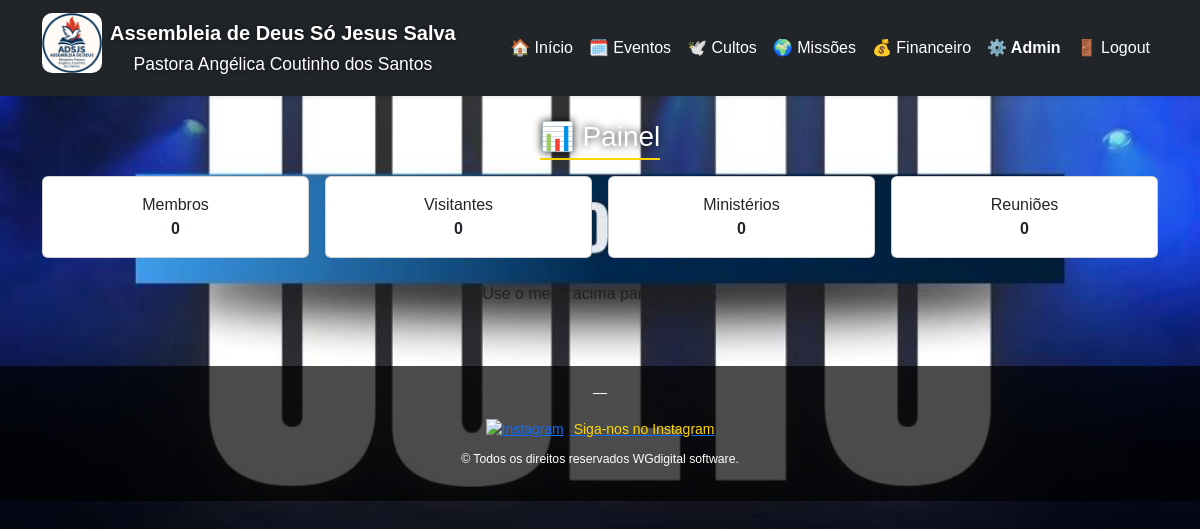
The page /dashboard/ (signed in) on the database its author committed.
### core/models.py (models this page shows, shortened)
class ConfigPortal(models.Model):
    nome_igreja = models.CharField(
        "Nome da Igreja",
        max_length=150,
        default="Assembleia de Deus Só Jesus Salva",
    )
    pastor = models.CharField(
        "Pastor Responsável",
        max_length=100,
        blank=True,
        null=True,
        default="Pastora Angélica Coutinho dos Santos",
    )
    mensagem_boas_vindas = models.TextField(
        "Mensagem de boas-vindas",
        blank=True,
        null=True,
        help_text="Texto exibido na página inicial do portal.",
    )
    logo = models.ImageField(
        "Logo da Igreja",
        upload_to="config/",
        blank=True,
        null=True,
    )
    plano_fundo = models.ImageField(
        "Plano de Fundo",
        upload_to="config/",
        blank=True,
        null=True,
        help_text="Imagem usada como plano de fundo do site.",
    )
    atualizado_em = models.DateTimeField("Última atualização", auto_now=True)
    class Meta:
        verbose_name = "Configuração do Portal"
        verbose_name_plural = "Configurações do Portal"

### core/views.py (the view)
# urls.py: path('dashboard/', views.dashboard, name='dashboard'),
@login_required
def dashboard(request):
    ctx = {
        "membros_total": Membro.objects.count(),
        "visitantes_total": Visitante.objects.count(),
        "ministerios_total": Ministerio.objects.count(),
        "reunioes_total": EscalaServico.objects.count(),
    }
    return render(request, "core/dashboard.html", ctx)

### core/context_processors.py (called while the page is built)
def config(request):
    try:
        return {'config': ConfigPortal.objects.first()}
    except:
        return {'config': None}

### core/templates/core/dashboard.html
{% extends "core/base.html" %}
{% block content %}
<h3 class="mb-3">📊 Painel</h3>
<div class="row g-3">
  <div class="col-6 col-md-3"><div class="card text-center p-3">Membros<br><b>{{ membros_total }}</b></div></div>
  <div class="col-6 col-md-3"><div class="card text-center p-3">Visitantes<br><b>{{ visitantes_total }}</b></div></div>
  <div class="col-6 col-md-3"><div class="card text-center p-3">Ministérios<br><b>{{ ministerios_total }}</b></div></div>
  <div class="col-6 col-md-3"><div class="card text-center p-3">Reuniões<br><b>{{ reunioes_total }}</b></div></div>
</div>
<p class="mt-4">Use o menu acima para navegar.</p>
{% endblock %}

### core/templates/core/base.html (shortened to what this page needs)
{% load static %}
<!DOCTYPE html>
<html lang="pt-br">
<head>
  <link href="https://cdn.jsdelivr.net/npm/bootstrap@5.3.0/dist/css/bootstrap.min.css" rel="stylesheet" />
  <link rel="stylesheet" href="{% static 'css/style.css' %}">
</head>
<body
  {% if config and config.plano_fundo %}
    style="background-image: url('{{ config.plano_fundo.url }}');
           background-repeat: no-repeat;
           background-position: center;
           background-size: cover;"
  {% endif %}
>
<header class="navbar navbar-expand-lg navbar-dark bg-dark shadow-sm">
  <div class="container">
    <a class="navbar-brand d-flex align-items-center" href="{% url 'index' %}">
      {% if config and config.logo %}
        <img src="{{ config.logo.url }}" alt="Logo" class="igreja-logo me-2">
      {% endif %}
      <div>
        <strong>{{ config.nome_igreja|default:"Igreja Evangélica" }}</strong><br>
        <small>{{ config.pastor|default:"Pastor(a)" }}</small>
      </div>
    </a>
    <div class="collapse navbar-collapse justify-content-end" id="navbarNav">
      <ul class="navbar-nav">
        <li class="nav-item"><a class="nav-link" href="{% url 'index' %}">🏠 Início</a></li>
        <li class="nav-item"><a class="nav-link" href="{% url 'eventos' %}">🗓️ Eventos</a></li>
        <li class="nav-item"><a class="nav-link" href="{% url 'cultos' %}">🕊️ Cultos</a></li>
        <li class="nav-item"><a class="nav-link" href="{% url 'missoes' %}">🌍 Missões</a></li>
        <li class="nav-item"><a class="nav-link" href="{% url 'financeiro' %}">💰 Financeiro</a></li>
        {% if user.is_authenticated and user.is_superuser %}
          <li class="nav-item"><a class="nav-link text-warning fw-semibold" href="/admin/">⚙️ Admin</a></li>
        {% endif %}
        {% if user.is_authenticated %}
          <li class="nav-item"><a class="nav-link" href="{% url 'logout' %}">🚪 Logout</a></li>
        {% else %}
          <li class="nav-item"><a class="nav-link" href="{% url 'login' %}">🔐 Login</a></li>
        {% endif %}
      </ul>
    </div>
  </div>
</header>
<main class="container mt-4 mb-5">
  {% block content %}{% endblock %}
</main>
<footer>
  <p>{{ igreja_nome }} — {{ pastor_nome }}<br>
  <div style="margin: 8px 0;">
    <a href="https://www.instagram.com/assdedeuscoelho" target="_blank">
      <img src="{% static 'img/instagram.png' %}"
           alt="Instagram"
           width="28"
           style="vertical-align: middle; margin-right: 6px;">
      <span style="color: #ffd700; font-weight: 500;">Siga-nos no Instagram</span>
    </a>
  </div>
  <small>© {{ now|date:"Y" }} Todos os direitos reservados WGdigital software.</small></p>
</footer>
</body>
</html>

### staticfiles/css/style.css (style rules this page uses)
body { font-family: 'Arial', sans-serif; background-color: #f5f7fa; color: #222; margin: 0; padding: 0; text-align: center; }
header { background-color: #198754; color: white; padding: 30px 10px; box-shadow: 0 2px 8px rgba(0,0,0,0.15); }
header img { height: 80px; border-radius: 10px; margin-bottom: 10px; }
footer { background-color: #222; color: #ccc; padding: 15px 0; margin-top: 60px; font-size: 0.9rem; }

### core/templates/core/base.html (style rules this page uses)
body { margin: 0; padding: 0; min-height: 100vh; background-size: cover; background-repeat: no-repeat; background-position: center; transition: background-image 0.5s ease-in-out; }
.navbar { background-color: rgba(0, 0, 0, 0.7); backdrop-filter: blur(6px); }
.navbar a.nav-link, .navbar-brand { color: #fff !important; font-weight: 500; }
.igreja-logo { max-height: 60px; width: auto; margin-right: 10px; }
.navbar-brand strong, .navbar-brand small { color: #fff !important; text-shadow: 0 0 5px rgba(0, 0, 0, 0.6); white-space: normal; }
h2, h3, h4, h5 { color: #fff !important; text-shadow: 0 0 8px rgba(0, 0, 0, 0.9); border-bottom: 2px solid #ffd700; display: inline-block; padding-bottom: 4px; margin-bottom: 1rem; }
footer { text-align: center; padding: 1rem; background: rgba(0, 0, 0, 0.7); color: white; font-size: 14px; }

### rows shown on the page
ConfigPortal: logo (picture), nome_igreja "Assembleia de Deus Só Jesus Salva", pastor "Pastora Angélica Coutinho dos Santos"

### other values the page prints
{{ membros_total }} "0"
{{ visitantes_total }} "0"
{{ ministerios_total }} "0"
{{ reunioes_total }} "0"
